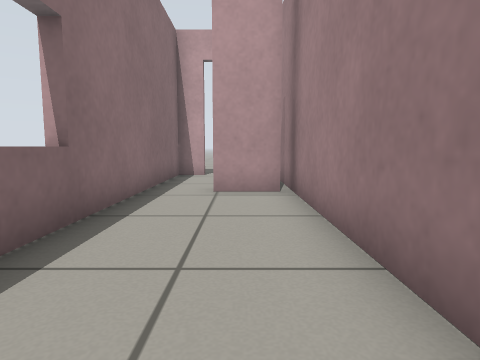
view 1 (above)

12 first-person views from a walk through a robot-simulator world made for Gazebo. The camera is 0.5 m above the floor, tilts 6° down and sees 75° across. The floor is counted in squares, 0.5 m on a side. Each view is taken from the middle of a square. On the plan, view 1 faces up. The plan holds only what a view shows up to about 12 squares ahead; the rest is blank.

view 2
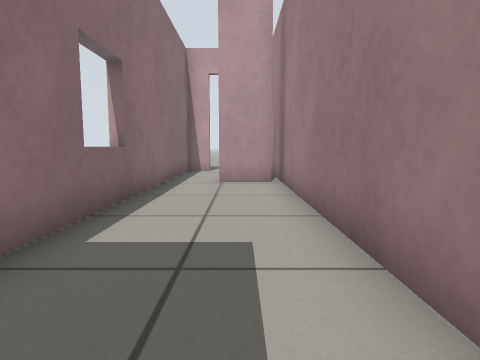

view 3
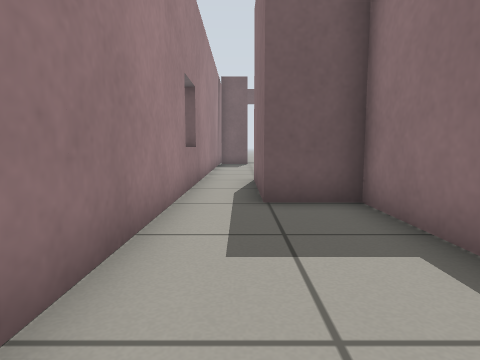

view 4
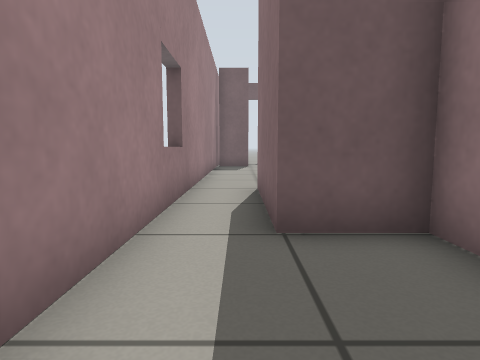

view 5
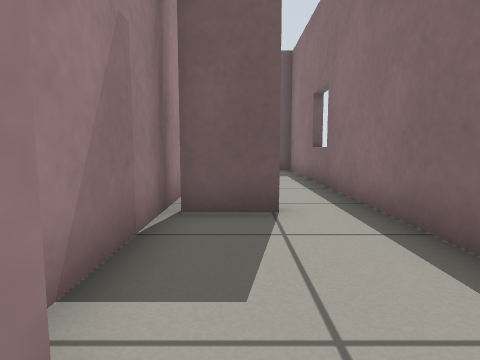

view 6
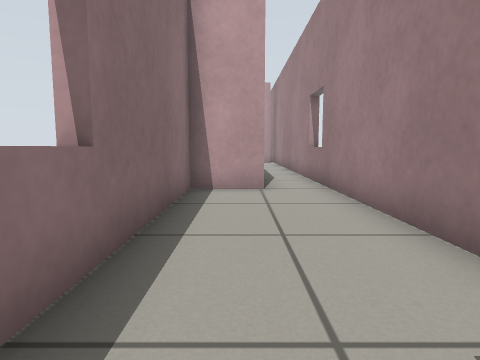

view 7
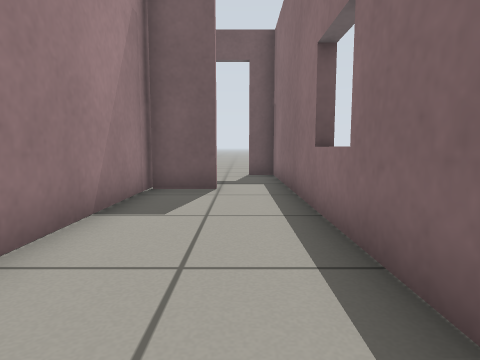

view 8
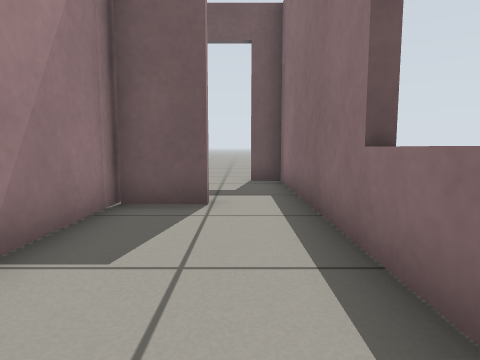

view 9
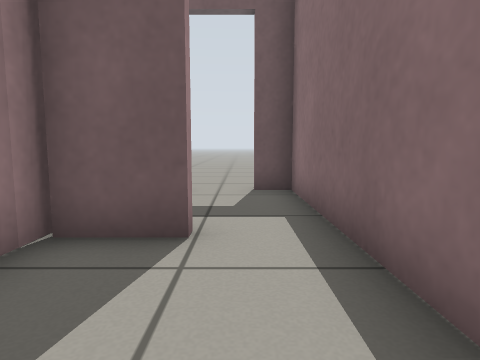

view 10
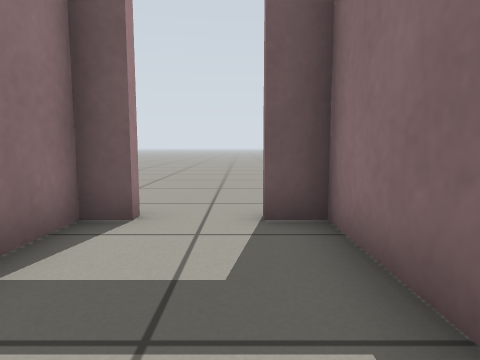

view 11
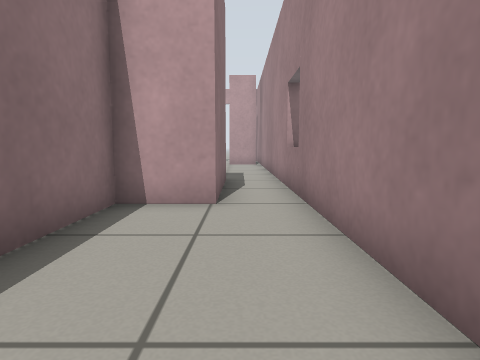

view 12
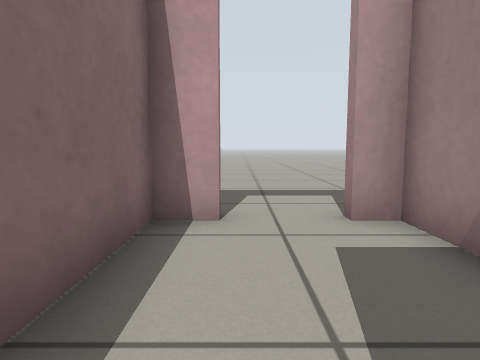

### Floor plan
Key: @ floor where view 1 was taken; # wall or solid block; . floor; D open door.
Columns run from 2 left of view 1 to 1 right of it. Each row starts with its distance up from view 1.
 13  ...
 12  ...
 11 #DD#
 10 #..#
  9 #..#
  8 #..#
  7 #.##
  6 #..#
  5 #..#
  4 #..#
  3 #..#
  2 #..#
  1 #..#
  0 #.@#
 -1 #..#
 -2 ##.#
 -3  #.#
 -4  #.#
 -5 ##.#
 -6 #..#
 -7 #..#
 -8 #..#
 -9 #..#
-10 #..#
-11 #..#
-12 #..#
-13 #..#
-14 #.##
-15 #..#
-16 #..#
-17 #..#
-18 #DD#
-19  ...
-20  ...

Where each view was taken, in squares from view 1:
view 1: 0 up, 0 right, facing up
view 2: 2 down, 0 right, facing up
view 3: 4 up, 0 right, facing down
view 4: 2 up, 0 right, facing down
view 5: 12 up, 0 right, facing down
view 6: 13 down, 1 left, facing up
view 7: 7 down, 1 left, facing down
view 8: 9 down, 1 left, facing down
view 9: 11 down, 1 left, facing down
view 10: 14 down, 1 left, facing down
view 11: 11 down, 0 right, facing up
view 12: 7 up, 1 left, facing up
